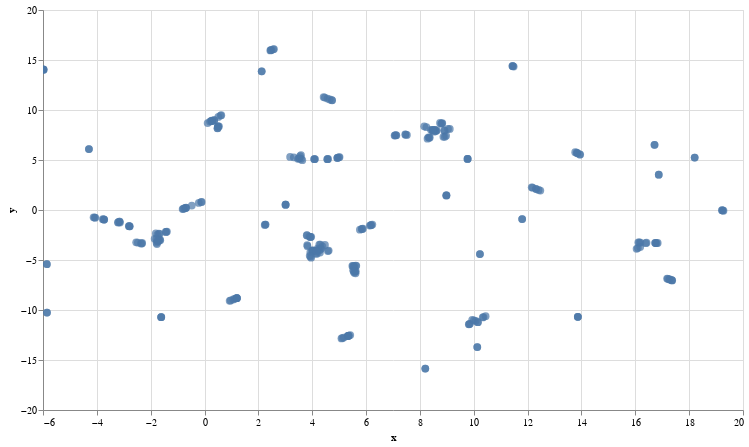

Notebook cell for this chart:
### Markdown cell above
### Plotando os filmes

### Code cell
chart = alt.Chart(df_embeds_overview).mark_circle(size=60).encode(
    x=#'x',
    alt.X('x',
        scale=alt.Scale(zero=False)
    ),
    y=
    alt.Y('y',
        scale=alt.Scale(zero=False)
    ),
    tooltip=['original_title']
).properties(
    width=700,
    height=400
)

text = chart.mark_text(
    align='left',
    baseline='middle',
).encode(
    text='original_title'
)

chart_with_labels = (chart + text)
#chart_with_labels.interactive()
chart.interactive()

### Figure 1 — Vega-Lite specification as saved in the notebook (floating-point values rounded to 4 significant figures; data arrays with more than 128 entries replaced by an {"elided": "..."} marker saying what was removed)
{"config": {"view": {"continuousWidth": 300, "continuousHeight": 300}}, "data": {"name": "data-3eaed2e3f0e94260dd0a649d86401fa8"}, "mark": {"type": "circle", "size": 60}, "encoding": {"tooltip": [{"field": "original_title", "type": "nominal"}], "x": {"field": "x", "scale": {"zero": false}, "type": "quantitative"}, "y": {"field": "y", "scale": {"zero": false}, "type": "quantitative"}}, "height": 400, "params": [{"name": "param_29", "select": {"type": "interval", "encodings": ["x", "y"]}, "bind": "scales"}], "width": 700, "$schema": "https://vega.github.io/schema/vega-lite/v5.8.0.json", "datasets": {"data-3eaed2e3f0e94260dd0a649d86401fa8": {"elided": "295 records"}}}
